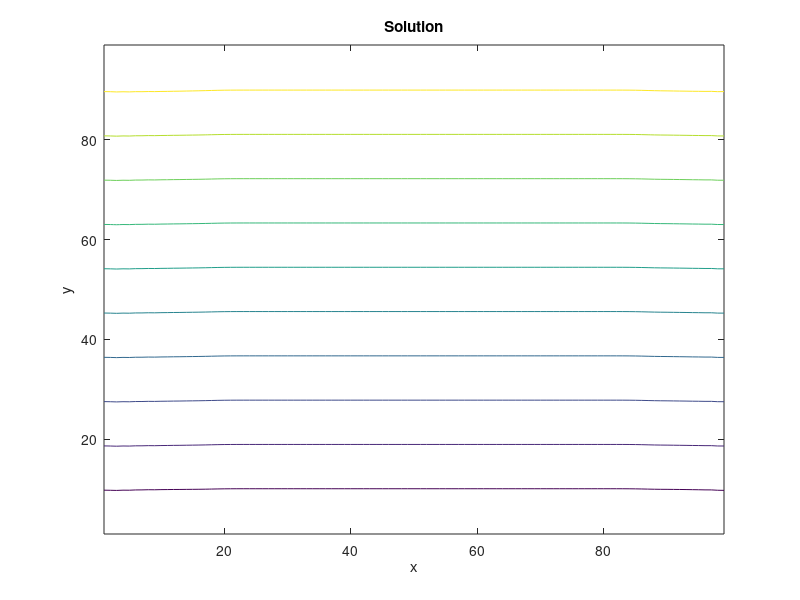

This chart was generated by the following MATLAB code:
clear;close all;clc;

% D2Q9 solver
% Simple channel.
% West: fixed-velocity inlet
% North: wall
% South: wall 
% East: fixed-velocity outlet.

% Numerical input parameters.
nodes = [100, 100]; % x nodes, y nodes.
dh = 1; % dh = dx = dy.
timesteps = 30;
dt = 1; % timestep.

% Physical input parameters.
u0 = 0.1;
rho0 = 5;
alpha = 0.01;
Re = u0*nodes(1)/alpha;
disp(['Reynolds number: ' num2str(Re)]);

% Lattice link constants.
w = zeros(9,1);
w(1) = 4/9;
w(2:5) = 1/9;
w(6:9) = 1/36;
c = zeros(9,2);
c(1,:) = [0, 0];
c(2,:) = [1, 0];
c(3,:) = [0, 1];
c(4,:) = [-1, 0];
c(5,:) = [0, -1];
c(6,:) = [1, 1];
c(7,:) = [-1, 1];
c(8,:) = [-1, -1];
c(9,:) = [1, -1];

% Derived inputs.
omega = 1 / ( 3*alpha + 0.5 );

% Initialize.
rho = rho0*ones(nodes(2),nodes(1));
u = u0*ones(nodes(2),nodes(1));
v = zeros(nodes(2),nodes(1));
f = zeros(nodes(2),nodes(1),9);
feq = zeros(nodes(2),nodes(1),9);
% Wall BCs.
u(1,:) = 0;
v(1,:) = 0;
u(end,:) = 0;
v(end,:) = 0;

% Main loop.
reconstruction_time = 0;
collision_time = 0;
streaming_time = 0;
bc_time = 0;
for iter = 1:timesteps
    disp(['Running timestep ' num2str(iter)]);
    % Collision.
    tic;
    t1 = u.*u + v.*v;
    for k = 1:9
        t2 = c(k,1)*u + c(k,2)*v;
        feq(:,:,k) = w(k)*rho.*(1 + 3*t2 + 4.5*t2.^2 - 1.5*t1);
        f(:,:,k) = omega*feq(:,:,k)+(1-omega)*f(:,:,k);
    end
    collision_time = collision_time + toc;
    % Streaming.
    tic;
    f(:,2:end,2) = f(:,1:end-1,2); % East vector.
    f(2:end,:,3) = f(1:end-1,:,3); % North vector.
    f(:,1:end-1,4) = f(:,2:end,4); % West vector.
    f(1:end-1,:,5) = f(2:end,:,5); % South vector.
    f(2:end,2:end,6) = f(1:end-1,1:end-1,6); % Northeast vector.
    f(2:end,1:end-1,7) = f(1:end-1,2:end,7); % Northwest vector.
    f(1:end-1,1:end-1,8) = f(2:end,2:end,8); % Southwest vector.
    f(1:end-1,2:end,9) = f(2:end,1:end-1,9); % Southeast vector.
    streaming_time = streaming_time + toc;
    % BC.
    tic;
    % Only horizontal velocity.
    rho_west = ( 1 / ( 1 - u0 ) ) * ...
        ( f(2:end-1,1,1) + f(2:end-1,1,3) + f(2:end-1,1,5) + ...
        2*( f(2:end-1,1,4) + f(2:end-1,1,7) + f(2:end-1,1,8) ) );
    f(2:end-1,1,2) = f(2:end-1,1,4) + 2 / 3 * u0 * rho_west; % West inlet.
    f(2:end-1,1,6) = f(2:end-1,1,8) + u0 / 6 * rho_west; % West inlet.
    f(2:end-1,1,9) = f(2:end-1,1,7) + u0 / 6 * rho_west; % West inlet.
    rho_east = ( 1 / ( 1 + u0 ) ) * ...
        ( f(2:end-1,end,1) + f(2:end-1,end,3) + f(2:end-1,end,5) + ...
        2*( f(2:end-1,end,2) + f(2:end-1,end,6) + f(2:end-1,end,9) ) );
    f(2:end-1,end,4) = f(2:end-1,end,2) - 2/3*u0 * rho_east; % East inlet.
    f(2:end-1,end,8) = f(2:end-1,end,6) - u0/6 * rho_east; % East inlet.
    f(2:end-1,end,7) = f(2:end-1,end,9) - u0/6 * rho_east; % East inlet.
    f(1,:,3) = f(1,:,5); % South wall.
    f(1,:,6) = f(1,:,8); % South wall.
    f(1,:,7) = f(1,:,9); % South wall.
    f(end,:,5) = f(end,:,3); % North wall.
    f(end,:,9) = f(end,:,7); % North wall.
    f(end,:,8) = f(end,:,6); % North wall.
    bc_time = bc_time + toc;
    % Density and velocity reconstruction.
    tic;
    rho = sum(f,3);
    rho(2:end-1,1) = rho_west;
    rho(2:end-1,end) = rho_east;
    rho(1,:) = f(1,:,1) + f(1,:,2) + f(1,:,4) + ...
        2 * ( f(1,:,8) + f(1,:,5) + f(1,:,9) );
    rho(end,:) = f(end,:,1) + f(end,:,2) + f(end,:,4) + ...
        2 * ( f(end,:,7) + f(end,:,3) + f(end,:,6) );
    u(2:end-1,2:end-1) = 0;
    v(2:end-1,2:end-1) = 0;
    for k = 1:9
        u(2:end-1,2:end-1) = u(2:end-1,2:end-1) + c(k,1)*f(2:end-1,2:end-1,k);
        v(2:end-1,2:end-1) = v(2:end-1,2:end-1) + c(k,2)*f(2:end-1,2:end-1,k);
    end
    u(2:end-1,2:end-1) = u(2:end-1,2:end-1) ./ rho(2:end-1,2:end-1);
    v(2:end-1,2:end-1) = v(2:end-1,2:end-1) ./ rho(2:end-1,2:end-1);
    reconstruction_time = reconstruction_time + toc;
end

% Timing outputs.
total_time = reconstruction_time + collision_time + streaming_time + bc_time;
disp(['Solution reconstruction time (s): ' num2str(reconstruction_time)]);
disp(['Collision time (s): ' num2str(collision_time)]);
disp(['Streaming time (s): ' num2str(streaming_time)]);
disp(['BC time (s): ' num2str(bc_time)]);
disp(['Solution reconstruction fraction: ' num2str(reconstruction_time/total_time)]);
disp(['Collision fraction: ' num2str(collision_time/total_time)]);
disp(['Streaming fraction: ' num2str(streaming_time/total_time)]);
disp(['BC fraction: ' num2str(bc_time/total_time)]);

% Streamfunction calculation.
strf = zeros(nodes(2),nodes(1));
for i = 2:nodes(1)
    rho_av = 0.5*( rho(1,i-1) + rho(1,i) );
    strf(1,i) = strf(1,i-1) - 0.5*rho_av*( v(1,i-1) + v(1,i) );
    for j = 2:nodes(2)
        rho_m = 0.5 * ( rho(j,i) + rho(j-1,i) );
        strf(j,i) = strf(j-1,i) + 0.5*rho_m*( u(j-1,i) + u(j,i) );
    end
end

% Plotting results!
figure;
L = dh*[nodes(1)-1, nodes(2)-1] ; % x , y dimensions of physical domain.
x = linspace(0,L(1),nodes(1))';
y = linspace(0,L(2),nodes(2))';
[X, Y] = meshgrid(x,y);
contour(X(2:end,2:end), Y(2:end,2:end), strf(2:end,2:end));
title('Solution');
xlabel('x');
ylabel('y');


